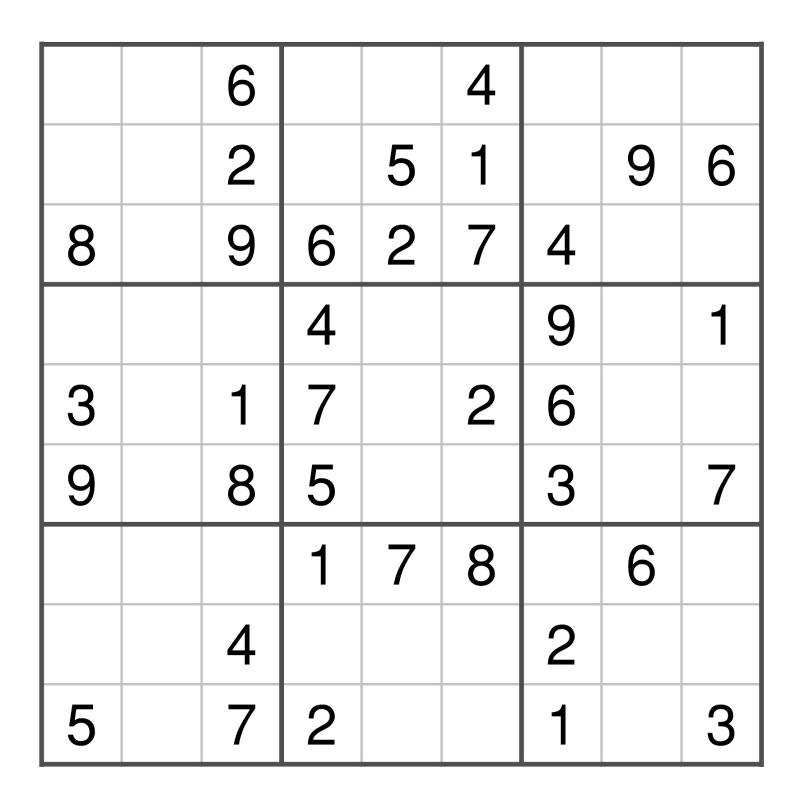
#> input picture Week4/Resources/OIP.jfif, 1600 x 1600 px (shown at 1/2 size)
$ python hough_transform.py
#> lines starting #> are read from the running program, lines starting #| are printed output that depends on the picture; after the words box and inside, x2 and y2 are one past the last pixel; in counts of white or black regions, pixels touching at a corner belong together
import cv2
import numpy as np

image = cv2.imread('Resources/OIP.jfif')
#> image is the input picture: shape (1600, 1600, 3); min 0, max 255, mean 239.5
image = cv2.resize(image,(1400,700))
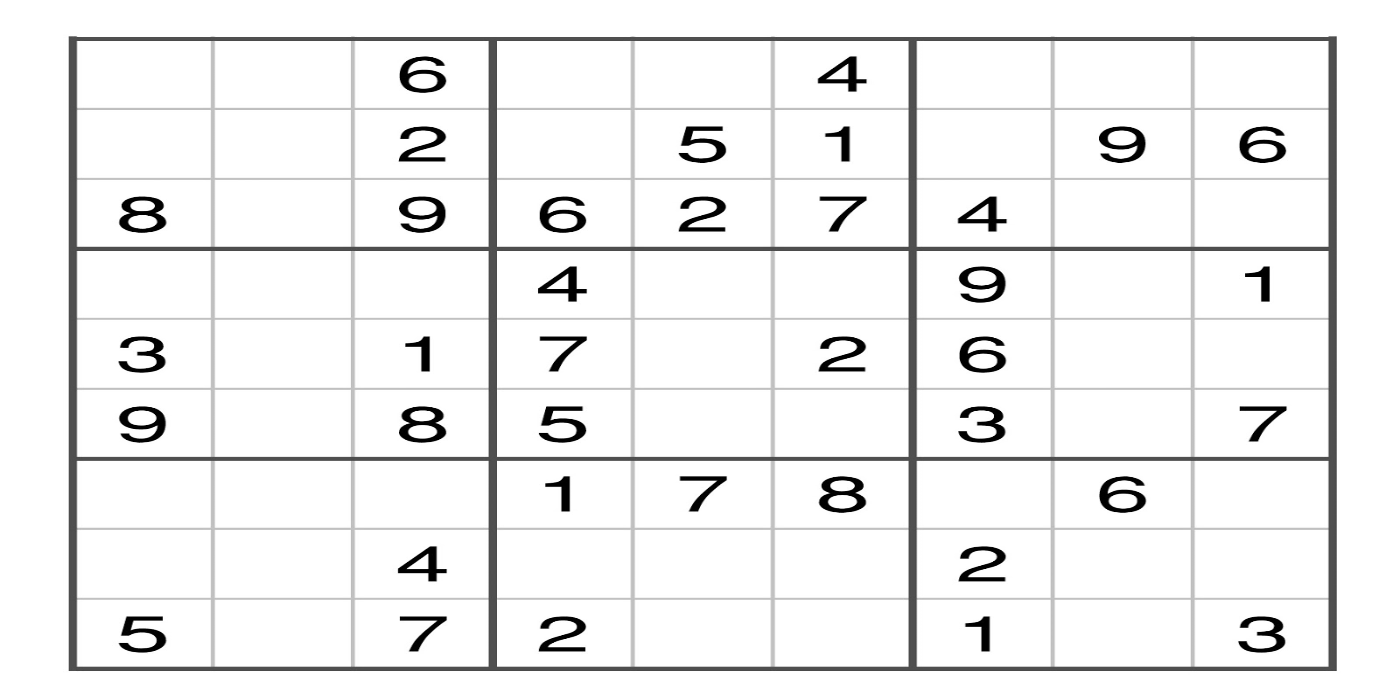
#> image: shape (700, 1400, 3); min 0, max 255, mean 239.5
gray_image = cv2.cvtColor(image, cv2.COLOR_BGR2GRAY)

edges = cv2.Canny(gray_image, 50, 150, apertureSize=3)
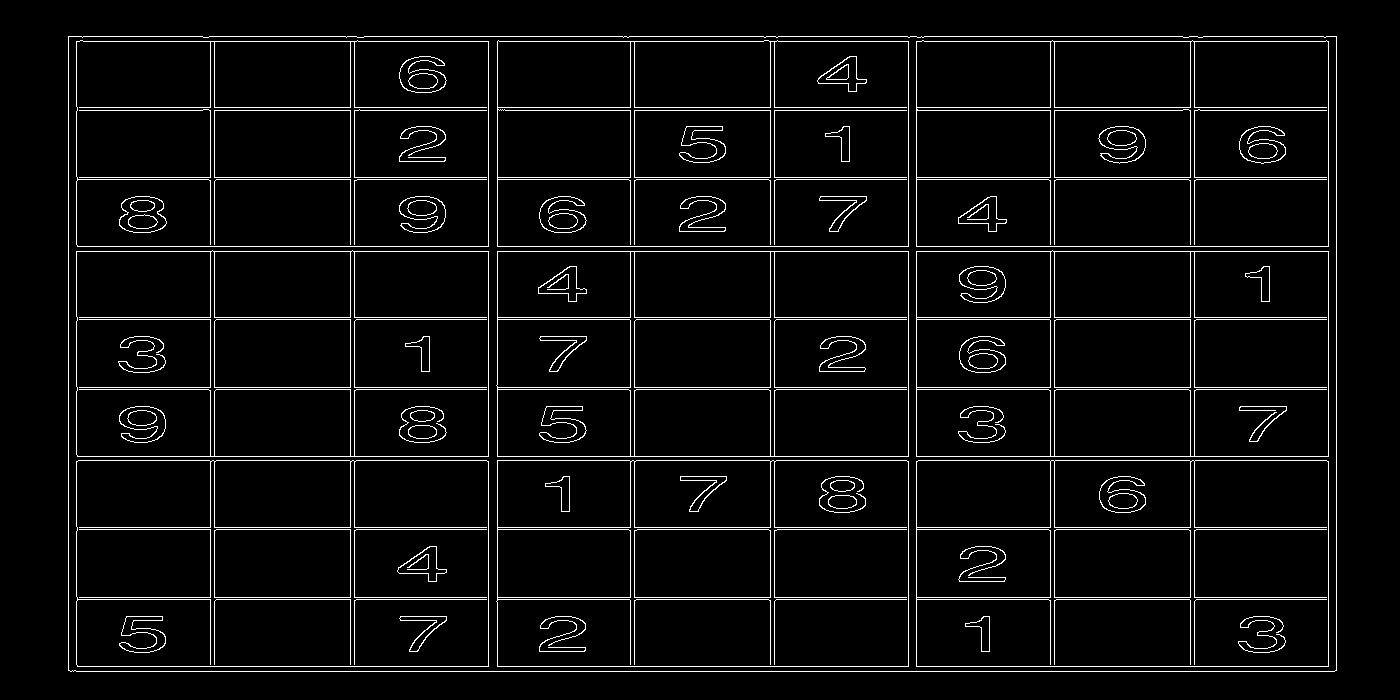
#> edges: shape (700, 1400); 4.7% white in thin lines or dots, all inside (x1, y1, x2, y2) = (68, 36, 1337, 672)

lines = cv2.HoughLines(edges, 1, np.pi / 80, threshold=150)
#> lines = 40 rows, first 8: [671, 1.57], [246, 1.57], [456, 1.57], [666, 1.57], [251, 1.57], [36, 1.57], [41, 1.57], [107, 1.57]

for line in lines:
    rho, theta = line[0]
    a = np.cos(theta)
    b = np.sin(theta)
    x0 = a * rho
    y0 = b * rho
    x1 = int(x0 + 1000 * (-b))
    y1 = int(y0 + 1000 * (a))
    x2 = int(x0 - 1000 * (-b))
    y2 = int(y0 - 1000 * (a))
    cv2.line(image, (x1, y1), (x2, y2), (0, 255, 0), 1)
#> this loop made 40 passes
#> (rho, theta, a, b, x0, y0, x1, y1) on passes 1 to 12: (671, 1.57, -4.37e-08, 1, -2.93e-05, 671, -1000, 670), (246, 1.57, -4.37e-08, 1, -1.08e-05, 246, -1000, 245), (456, 1.57, -4.37e-08, 1, -1.99e-05, 456, -1000, 455), (666, 1.57, -4.37e-08, 1, -2.91e-05, 666, -1000, 665), (251, 1.57, -4.37e-08, 1, -1.1e-05, 251, -1000, 250), (36, 1.57, -4.37e-08, 1, -1.57e-06, 36, -1000, 35), (41, 1.57, -4.37e-08, 1, -1.79e-06, 41, -1000, 40), (107, 1.57, -4.37e-08, 1, -4.68e-06, 107, -1000, 106), (177, 1.57, -4.37e-08, 1, -7.74e-06, 177, -1000, 176), (317, 1.57, -4.37e-08, 1, -1.39e-05, 317, -1000, 316), (387, 1.57, -4.37e-08, 1, -1.69e-05, 387, -1000, 386), (527, 1.57, -4.37e-08, 1, -2.3e-05, 527, -1000, 526)
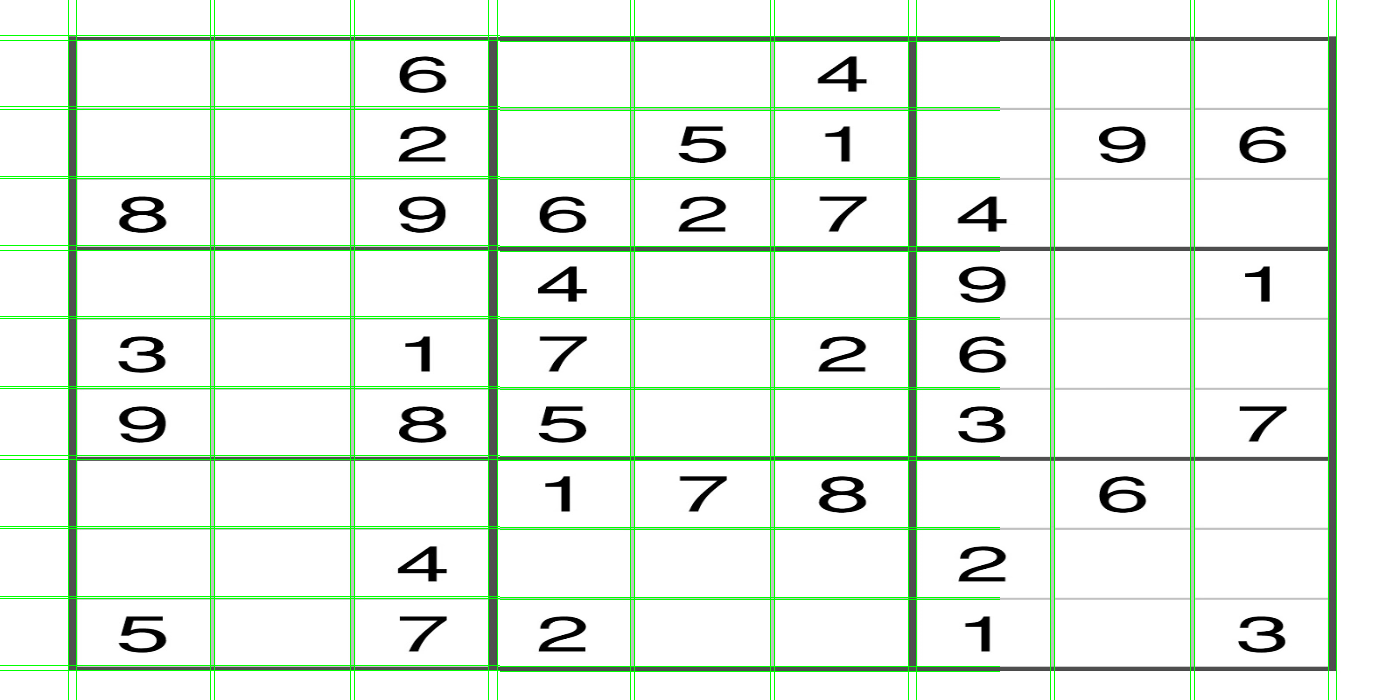
#> image: shape (700, 1400, 3); 3.44% of pixels changed, all inside (x1, y1, x2, y2) = (0, 0, 1337, 700)

cv2.imshow('Detected Lines', image)
cv2.waitKey(0)
cv2.destroyAllWindows()
